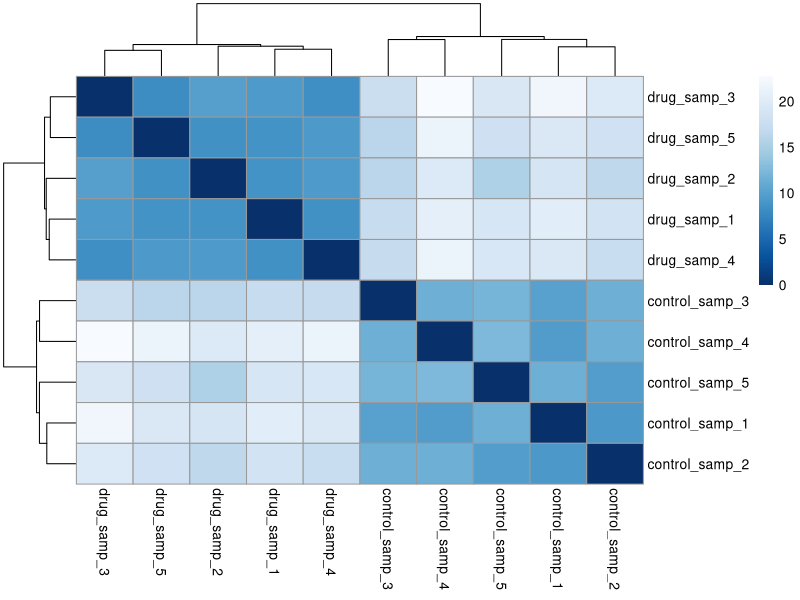

Reproduce this figure in R.



## clear environment
rm(list=ls()) 



library(pheatmap)
# install.packages("pheatmap")



data <- read.table('data/gene_expression.csv', header=TRUE, row.names=1, sep=',')


sample_distance <- dist(t(data))


dist_mat <- as.matrix(sample_distance)

# pheatmap(dist_mat, clustering_distance_rows = sample_distance, clustering_distance_cols = sample_distance)


library(RColorBrewer)
# install.packages("RColorBrewer")


colors <- colorRampPalette( rev(brewer.pal(9,"Blues")))(255)



pheatmap(dist_mat, clustering_distance_rows = sample_distance, clustering_distance_cols = sample_distance, col=colors)


